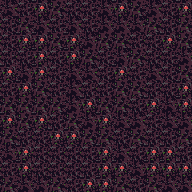

A 2D game scene composited from a Tiled map and its tileset images. What follows is a short description and the map's XML, with every tile layer's data as written:
An orthogonal 12x12 tile map with 16x16 px tiles, 1 tile layer (tile) and 10 objects.

<map version="1.0" tiledversion="1.1.2" orientation="orthogonal" renderorder="right-down" width="12" height="12" tilewidth="16" tileheight="16" infinite="0" nextobjectid="50">
 <tileset firstgid="1" source="tileset.tsx" />
 <layer name="tile" width="12" height="12">
  <data encoding="csv">
24,25,22,23,25,25,24,22,23,24,25,22,
25,23,24,25,24,25,24,24,24,23,25,23,
25,22,22,23,22,24,23,23,25,25,22,23,
25,25,22,25,22,23,25,24,23,25,25,24,
22,24,22,25,24,24,25,22,25,24,25,23,
25,22,23,25,24,25,25,23,23,25,25,22,
23,23,23,23,24,22,23,23,25,22,24,22,
22,23,22,25,23,24,22,24,24,25,24,24,
23,25,25,22,22,23,23,25,23,25,25,23,
24,22,25,25,25,25,22,24,25,22,22,25,
25,22,25,25,25,25,22,22,24,22,22,22,
23,24,24,23,25,22,22,23,25,23,24,24
</data>
 </layer>
 <objectgroup name="item" />
 <objectgroup name="creature" />
 <objectgroup name="furniture">
  <object id="39" gid="52" x="48" y="32" width="16" height="16" />
  <object id="40" gid="52" x="16" y="64" width="16" height="16" />
  <object id="41" gid="52" x="112" y="32" width="16" height="16" />
  <object id="42" gid="52" x="144" y="64" width="16" height="16" />
  <object id="43" gid="52" x="144" y="128" width="16" height="16" />
  <object id="44" gid="52" x="112" y="160" width="16" height="16" />
  <object id="45" gid="52" x="48" y="160" width="16" height="16" />
  <object id="46" gid="52" x="16" y="128" width="16" height="16" />
  <object id="47" gid="53" x="80" y="96" width="16" height="16">
   <properties>
    <property name="description" value="On the statue there is plate that reads: &quot;Floria Grimwin.&quot; You remember that she was always smiling loving and although she was a Grimwin family's noble, she was quite unusual. She liked to spend time with peasants and other common folk in the castle village." />
   </properties>
  </object>
 </objectgroup>
 <objectgroup name="description">
  <object id="49" x="48" y="48" width="80" height="80">
   <properties>
    <property name="text" value="You see a big statue of woman in the middle of the room. She is surrounded by smaller statues that are looking up to her. At closer look they seem be peasants and other common folk." />
   </properties>
  </object>
 </objectgroup>
</map>
